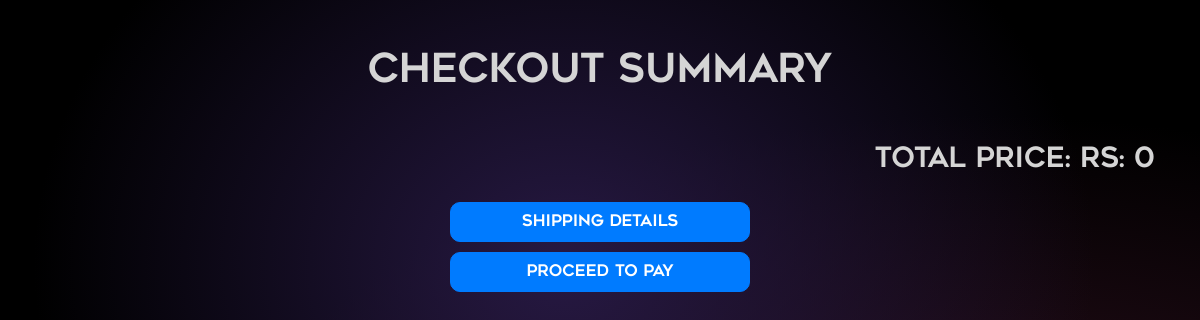
Page /checkout/ (signed in) on the earlier database version.
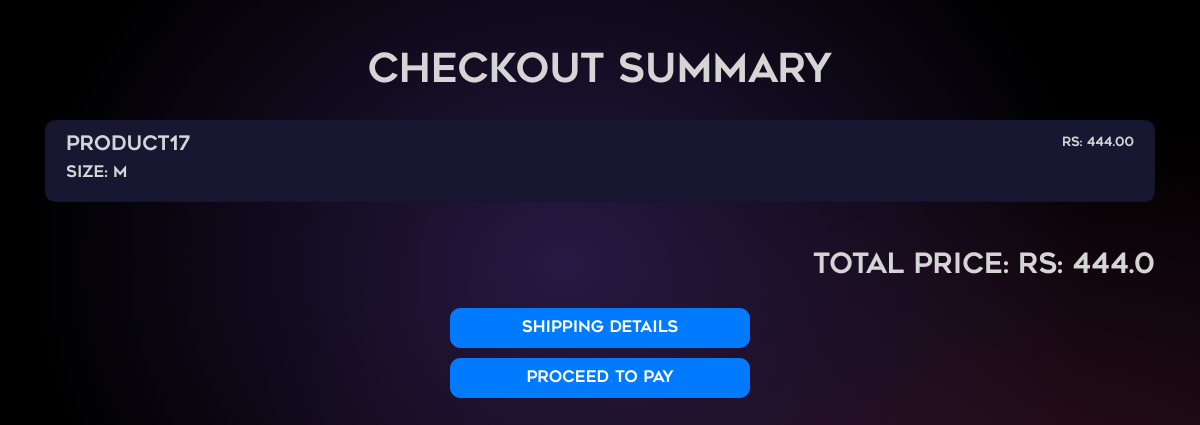
Same page on the later database version.
### productapp/models.py (models this page shows, shortened)
class Cart(models.Model):
    user = models.ForeignKey(User, on_delete=models.CASCADE)
    product = models.ForeignKey(Shop, on_delete=models.CASCADE)
    added_at = models.DateTimeField(auto_now_add=True)

class Shop(models.Model):
    photo1 = models.ImageField(upload_to="shop/")
    photo2 = models.ImageField(upload_to="shop/")
    photo3 = models.ImageField(upload_to="shop/")
    name = models.CharField(max_length=255)
    product_id = models.CharField(max_length=255, unique=True)
    color = models.CharField(max_length=225)
    size = models.CharField(max_length=225)
    price = models.CharField(max_length=250)
    design = models.CharField(max_length=400, blank=False)
    fit = models.CharField(max_length=400, blank=False)
    occasion = models.CharField(max_length=400, blank=False)
    sleeve = models.CharField(max_length=400, blank=False)
    neck = models.CharField(max_length=400, blank=False)
    wash_care = models.CharField(max_length=400, blank=False)
    price = models.DecimalField(max_digits=10, decimal_places=2)
    cat = models.CharField(max_length=255, blank=False)
    gen = models.CharField(max_length=255, blank=False)
    created_at = models.DateTimeField(auto_now_add=True)

### productapp/views.py (the view, shortened to what this page needs)
# urls.py: path('checkout/', views.checkout_summary, name='checkout_summary'),
@never_cache
def checkout_summary(request):
    cart_items = Cart.objects.filter(user=request.user)
    total_price = sum(float(item.product.price) for item in cart_items)
    user_profile = UserProfile.objects.filter(user=request.user).first()
    return render(request, 'summary.html', {
        'cart_items': cart_items,
        'total_price': total_price,
        'user_profile': user_profile
    })

### templates/summary.html (shortened to what this page needs)
{% load static %}
<!DOCTYPE html>
<html lang="en">
<head>
    <link href="https://stackpath.bootstrapcdn.com/bootstrap/4.5.2/css/bootstrap.min.css" rel="stylesheet">
    <link href="https://unpkg.com/swiper/swiper-bundle.min.css" rel='stylesheet'>
    <link href='https://unpkg.com/boxicons@2.1.4/css/boxicons.min.css' rel='stylesheet'>
</head>
<body>
    <div class="container mt-5">
        {% if not payment %}
        <h1 class="text-center mb-4" style="font-family: myfont;">Checkout Summary</h1>
        {% endif %}
        <ul class="list-group">
            {% for item in cart_items %}
            <li class="list-group-item" style="background-color: #171732;border-radius:10px;">
                <div class="d-flex w-100 justify-content-between">
                    <h5 class="mb-1" style="font-family: myfont;">{{ item.product.name }}</h5>
                    <small style="font-family: myfont;">Rs: {{ item.product.price }}</small>
                </div>
                <p class="mb-1" style="font-family: myfont;">Size: {{ item.product.size }}</p>
            </li>
            <br>
            {% endfor %}
        </ul>
        {% if not payment %}
        <h3 class="text-right mt-4" style="font-family: myfont;">Total Price: Rs: {{ total_price }}</h3>
        <div class="text-center mt-4">
            {% if user_profile %}
            <button type="button" class="btn btn-primary" id="shippingDetailsButton" style="font-family: myfont;background-image: url('{% static 'gradient3.jpg' %}'); background-size: cover;width:300px;height:40px;border-radius:10px;">shipping details</button>
            {% else %}
            <button type="button" class="btn btn-primary" id="shippingDetailsButton" style="font-family: myfont;background-image: url('{% static 'gradient3.jpg' %}'); background-size: cover;width:300px;height:40px;border-radius:10px;">add shipping details</button>
            {% endif %}
            {% endif %}
            {% if user_profile %}
            <form method="post" action="{% url 'productapp:checkout_summary' %}">
                <button type="submit" class="btn btn-primary" style="font-family: myfont;background-image: url('{% static 'gradient3.jpg' %}'); background-size: cover;width:300px;height:40px;border-radius:10px;margin-top:10px;">proceed to pay</button>
            </form>
            {% endif %}
        </div>
    </div>
</body>
</html>

Differences in the rows shown:
added Cart: product.name "product17", product.price "444.00", product.size "M"
Other differences:
{{ total_price }}: "0" → "444.0"
